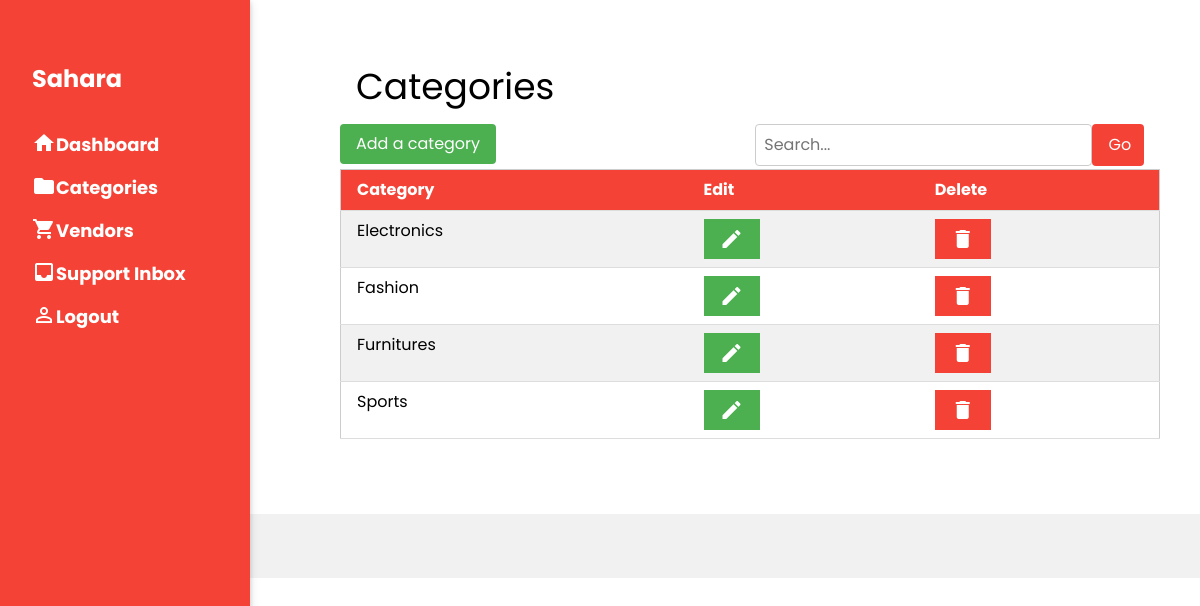
Screenshot of /admin/categories.php (signed in) with the database file from the repository.
### tables this page shows
CREATE TABLE IF NOT EXISTS `categories` (
  `Cat_ID` int(100) NOT NULL AUTO_INCREMENT,
  `Cat_Title` text NOT NULL,
  PRIMARY KEY (`Cat_ID`)
);

### admin/categories.php (the view, shortened to what this page needs)
<!DOCTYPE html>
<?php
include "..\db.php";
?>
<html>
<head>
  <link rel="stylesheet" href="..\styles.css">
  <link rel="stylesheet" href="..\w3.css">
</head>
<body >
<nav class="w3-sidebar w3-red w3-collapse w3-top w3-large w3-padding w3-card" style="z-index:3;width:250px;font-weight:bold;" id="mySidebar"><br>
  <div class="w3-container">
    <h3 class="w3-padding-16"><b>Sahara</b></h3>
  </div>
  <div class="w3-bar-block">
    <a href="index.php" onclick="w3_close()" class="w3-bar-item w3-button w3-hover-white"><i class="material-icons w3-left">&#xe88a</i>Dashboard</a>
    <a href="categories.php" onclick="w3_close()" class="w3-bar-item w3-button w3-hover-white"><i class="material-icons w3-left">&#xe2c7</i>Categories</a>
    <a href="vendors.php" onclick="w3_close()" class="w3-bar-item w3-button w3-hover-white"><i class="material-icons w3-left">&#xe8cc</i>Vendors</a>
    <a href="support-inbox.php" onclick="w3_close()" class="w3-bar-item w3-button w3-hover-white"><i class="material-icons w3-left">&#xe156</i>Support Inbox</a>
    <?php
      echo '<a href="..\logout.php" onclick="w3_close()" class="w3-bar-item w3-button w3-hover-white"><i class="material-icons w3-left">&#xe7ff</i>Logout</a>';
    ?>
  </div>
</nav>
<div class="w3-main" style="margin-left:340px;margin-right:40px">
  <div class="w3-container" style="margin-top:50px" id="showcase">
    <h1>Categories</h1>
  </div>
  <button class="w3-button w3-green w3-round "style="margin-bottom: 5px;" onclick="document.getElementById('cat-add-form').style.display='block'">Add a category</button>
  <form class="w3-container w3-right" action="" method="GET" style="display: flex;">
      <input class="w3-input w3-border w3-round" type="search" placeholder="Search..." name="key">
      <button class="w3-button w3-red w3-round" type="submit">Go</button>
    </form>
  <table class="w3-table-all w3-hoverable">
      <tr class="w3-red">
        <th>Category</th>
        <th>Edit</th>
        <th>Delete</th>
      </tr>
        <?php
        if(isset($_GET['key'])){
          $key=$_GET['key'];
          $sql ='SELECT Cat_ID FROM categories WHERE  Cat_Title LIKE "%'.$key.'%" ORDER BY Cat_Title';
        }
        else $sql ='SELECT Cat_ID FROM categories ORDER BY Cat_Title';
              $result= mysqli_query($conn,$sql);
              $cat_list=array();
              while($row = $result->fetch_assoc()){
                $Cat_ID = $row['Cat_ID'];
                array_push($cat_list,$Cat_ID);
              }
              foreach($cat_list as $Cat_ID){
                $sql ='SELECT Cat_Title FROM categories WHERE Cat_ID = "'.$Cat_ID.'";';
                if($result = mysqli_query($conn, $sql)){
                  $row = mysqli_fetch_row($result);
                  echo '
                <tr>
                    <td>'.$row[0].'</td>
                    <td><span onclick="document.getElementById(\'cat-edit-form'.$Cat_ID.'\').style.display=\'block\'"" class="w3-button w3-green w3-hover-orange"><i class="material-icons w3-left">&#xe3c9</i></span></td>
                    <td><span onclick="document.forms[\'category-delete-Form'.$Cat_ID.'\'].submit();" class="w3-button w3-red w3-hover-orange"><i class="material-icons w3-left">&#xe872</i></span></td>
                </tr>
                  <form action="removecat.php" method="GET" name="category-delete-Form'.$Cat_ID.'" style="display: none;">
                  <input type="hidden" name="ID" value="'.$Cat_ID.'"?>
                  </form>';
                }
          }
    ?>
  </table>
</div>
    <div class="w3-light-grey w3-container w3-padding-32 " style="margin-top:75px;padding-right:58px;"></div>
</body>
</html>

### w3.css (style rules this page uses)
*,*:before,*:after { box-sizing:inherit }
html { -ms-text-size-adjust:100%;-webkit-text-size-adjust:100% }
body { margin:0 }
article,aside,details,figcaption,figure,footer,header,main,menu,nav,section { display:block }
a { background-color:transparent }
b,strong { font-weight:bolder }
button,input,select,textarea,optgroup { font:inherit;margin:0 }
button,input { overflow:visible }
button,select { text-transform:none }
button,[type=button],[type=reset],[type=submit] { -webkit-appearance:button }
[type=search] { -webkit-appearance:textfield;outline-offset:-2px }
html,body { font-family:Verdana,sans-serif;font-size:15px;line-height:1.5 }
html { overflow-x:hidden }
h1 { font-size:36px }
h3 { font-size:24px }
h1,h2,h3,h4,h5,h6 { font-family:"Segoe UI",Arial,sans-serif;font-weight:400;margin:10px 0 }
a { color:inherit }
.w3-table,.w3-table-all { border-collapse:collapse;border-spacing:0;width:100%;display:table }
.w3-table-all { border:1px solid #ccc }
.w3-bordered tr,.w3-table-all tr { border-bottom:1px solid #ddd }
.w3-table-all tr:nth-child(odd) { background-color:#fff }
.w3-table-all tr:nth-child(even) { background-color:#f1f1f1 }
.w3-table td,.w3-table th,.w3-table-all td,.w3-table-all th { padding:8px 8px;display:table-cell;text-align:left;vertical-align:top }
.w3-table th:first-child,.w3-table td:first-child,.w3-table-all th:first-child,.w3-table-all td:first-child { padding-left:16px }
.w3-btn,.w3-button { border:none;display:inline-block;padding:8px 16px;vertical-align:middle;overflow:hidden;text-decoration:none;color:inherit;background-color:inherit;text-align:center;cursor:pointer;white-space:nowrap }
.w3-btn,.w3-button { -webkit-touch-callout:none;-webkit-user-select:none;-khtml-user-select:none;-moz-user-select:none;-ms-user-select:none;user-select:none }
.w3-input { padding:8px;display:block;border:none;border-bottom:1px solid #ccc;width:100% }
.w3-sidebar { height:100%;width:200px;background-color:#fff;position:fixed!important;z-index:1;overflow:auto }
.w3-main,#main { transition:margin-left .4s }
.w3-bar-block .w3-bar-item { width:100%;display:block;padding:8px 16px;text-align:left;border:none;white-space:normal;float:none;outline:0 }
.w3-container:after,.w3-container:before,.w3-panel:after,.w3-panel:before,.w3-row:after,.w3-row:before,.w3-row-padding:after,.w3-row-padding:before, .w3-cell-row:before,.w3-cell-row:after,.w3-clear:after,.w3-clear:before,.w3-bar:before,.w3-bar:after { content:"";display:table;clear:both }
@media (min-width:993px) { .w3-sidebar.w3-collapse { display:block!important } }
.w3-top,.w3-bottom { position:fixed;width:100%;z-index:1 }
.w3-top { top:0 }
.w3-round,.w3-round-medium { border-radius:4px }
.w3-container,.w3-panel { padding:0.01em 16px }
.w3-card,.w3-card-2 { box-shadow:0 2px 5px 0 rgba(0,0,0,0.16),0 2px 10px 0 rgba(0,0,0,0.12) }
.w3-large { font-size:18px!important }
.w3-border { border:1px solid #ccc!important }
.w3-padding { padding:8px 16px!important }
.w3-padding-16 { padding-top:16px!important;padding-bottom:16px!important }
.w3-padding-32 { padding-top:32px!important;padding-bottom:32px!important }
.w3-left { float:left!important }
.w3-right { float:right!important }
.w3-green,.w3-hover-green:hover { color:#fff!important;background-color:#4CAF50!important }
.w3-red,.w3-hover-red:hover { color:#fff!important;background-color:#f44336!important }
.w3-light-grey,.w3-hover-light-grey:hover,.w3-light-gray,.w3-hover-light-gray:hover { color:#000!important;background-color:#f1f1f1!important }

### admin/categories.php (style rules this page uses)
body,h1,h2,h3,h4,h5 { font-family: "Poppins", sans-serif }
body { font-size:16px; }

### rows the page displays
categories: Cat_Title "Electronics"
categories: Cat_Title "Fashion"
categories: Cat_Title "Furnitures"
categories: Cat_Title "Sports"
